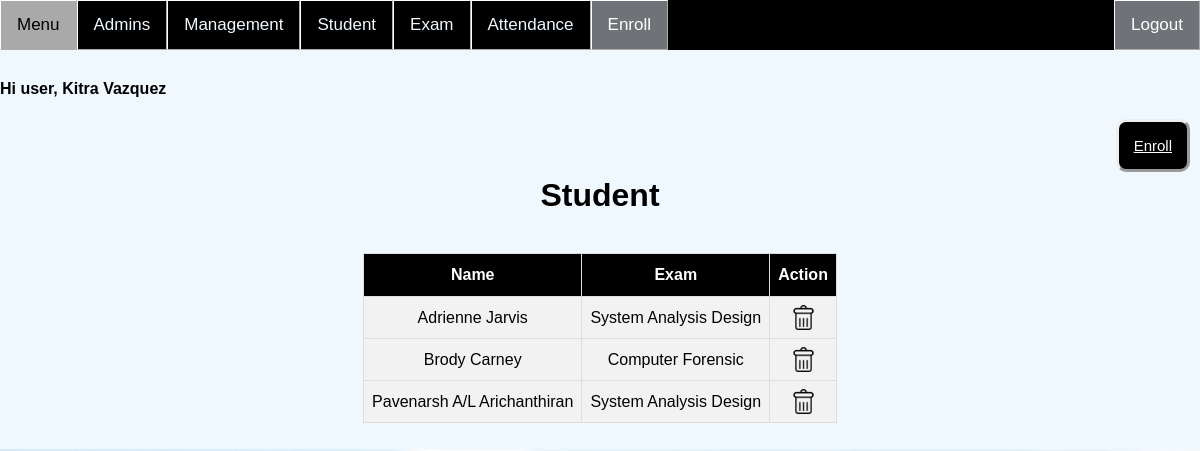
Page /Admin/Enroll.php (signed in) on the committed database.
### tables this page shows
CREATE TABLE `student_has_exam` (
  `id` int(9) NOT NULL,
  `student_id` int(11) NOT NULL,
  `exam_id` int(11) NOT NULL,
  `attendance` int(11) NOT NULL,
  `attendance_date_time` datetime DEFAULT NULL
);

CREATE TABLE `student` (
  `id` int(11) NOT NULL,
  `name` varchar(255) NOT NULL,
  `ic_no` varchar(99) NOT NULL,
  `student_id` varchar(99) NOT NULL,
  `email` varchar(99) NOT NULL,
  `enrol_fingerprint` int(1) NOT NULL,
  `course_id` int(11) NOT NULL,
  `semester_id` int(11) NOT NULL
);

CREATE TABLE `exam` (
  `id` int(11) NOT NULL,
  `name` varchar(255) NOT NULL,
  `datetime` datetime NOT NULL
);

### Admin/Enroll.php (the view, shortened to what this page needs)
<?php
if(isset ($_SESSION["userId"]))
{	include "Header.php";?>
<!DOCTYPE html>
<html>
<head>
</head>
<body>
	<a style="float:right;margin-right:10px" href="EnrollAdd.php" class="btn">Enroll</a><br><br>
	<h1 align="center"> Student</h1>
	<br>
<?php
	$queryGet = "SELECT student_has_exam.*, student.name as studentName, exam.name AS examName
                FROM student_has_exam
                INNER JOIN student ON student_has_exam.student_id = student.id
                INNER JOIN exam ON student_has_exam.exam_id = exam.id
                ORDER BY student.name";
	$resultGet = mysqli_query($link,$queryGet);
	if(!$resultGet)
	{
		die ("Invalid Query - get Items List: ". mysqli_error($link));
	}
	else
	{?>
	<table id="table" border="1" align="center">
		<tr>
			<th>Name</th>
			<th>Exam</th>
			<th>Action</th>
		</tr>
<?php	while($row= mysqli_fetch_array($resultGet, MYSQLI_BOTH))
		{	?>
			<tr>
				<td><?php echo $row['studentName']?></td>
				<td><?php echo $row['examName'];?></td>
				<td>
					<a href="Delete.php?eid=<?php echo $row['id'];?>" onclick="return confirm('Are you sure?')">
					<img border="0" alt="editB" src="../CSS/btn/delB.png" width="25" height="25"></a></a>
				</td>
			</tr>
<?php	}?>
	</table>
<?php
	}
}
else	{
	echo "No session exists or session has expired. Please log in again ";
	echo "Page will be redirect in 5 seconds";
	header('Refresh: 5; ../Admin/Login.php');
}
	?>
</body>
</html>

### CSS/topNav.css (style rules this page uses)
* { box-sizing: border-box; }
body { margin: 0; font-family: Arial, Helvetica, sans-serif; background-image: url("bc.jpg"); background-color:aliceblue; background-size: 100% ; background-repeat: no-repeat; background-attachment: fixed; background-position:90% 100%; position:absolute; top:10%; max-width: -webkit-fill-available; right: 0px; left: 0px; }
.btn { padding: 15px; font-size: 15px; color: white; background: black ; border-style: outset; border-radius: 10px; cursor: pointer; }
#table { font-family: "Trebuchet MS", Arial, Helvetica, sans-serif; border-collapse: collapse; }
#table td, #table th { border: 1px solid #ddd; padding: 8px; text-align: center; max-width: auto; }
#table tr { background-color: #f2f2f2; }
#table th { padding-top: 12px; padding-bottom: 12px; text-align: center; background-color: black; color: white; max-width: auto; background-position: center; }

### rows in the picture
student_has_exam: student.name "Adrienne Jarvis", exam.name "System Analysis Design"
student_has_exam: student.name "Brody Carney", exam.name "Computer Forensic"
student_has_exam: student.name "Pavenarsh A/L Arichanthiran", exam.name "System Analysis Design"

### other values in the picture
$_SESSION["name"] "Kitra Vazquez"
